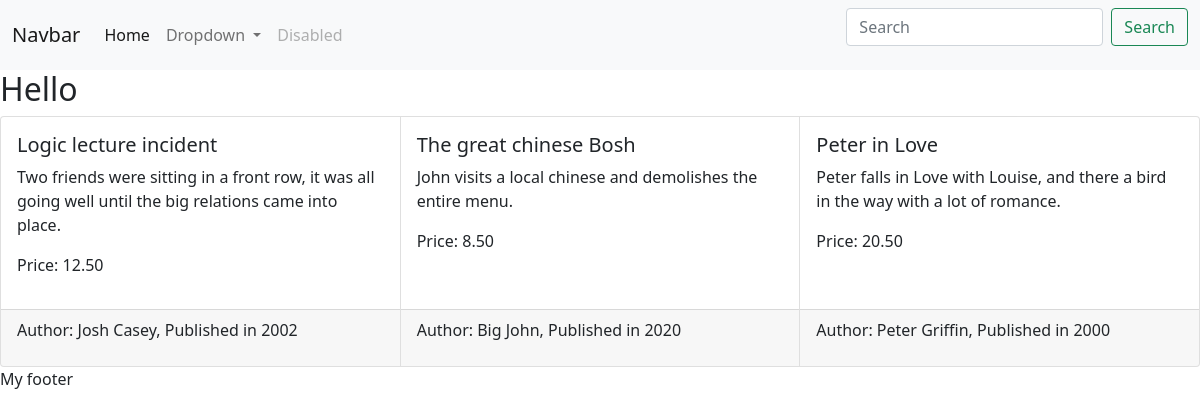
Screenshot of /books/customer_loans/1 with the database file from the repository.
### library/models.py (models this page shows)
class Borrow(models.Model):
    cust = models.ForeignKey(Customer, on_delete=models.CASCADE)
    books = models.ForeignKey(Book, on_delete=models.CASCADE)
    due_date = models.DateField()
    is_returned = models.BooleanField(default=False)

class Book(models.Model):
    id = models.AutoField(primary_key=True)
    year = models.IntegerField()
    author = models.TextField()
    price = models.DecimalField(max_digits=5, decimal_places=2)
    title = models.TextField()
    synopsis = models.TextField()
    genre = models.CharField(default = "Comedy", max_length= 15)
    amount = models.IntegerField()

### library/views.py (the view)
# urls.py: path('books/customer_loans/<int:id>', get_cust_books, name="cust_books"),
def get_cust_books(request, id):
    cust = Customer.objects.get(id=id)
    borrowings = Borrow.objects.filter(cust = cust)
    return render (request, "all_books_cust.html", {'borrowings':borrowings})

### library/templates/all_books_cust.html (shortened to what this page needs)
{% extends 'base.html' %}
{% block content %}
    <h2>Hello</h2>
    <div class="card-group">
        {% for b in borrowings %}
            <div class="card" style="width: 18rem;">
                <div class="card-body">
                  <h5 class="card-title">{{b.books.title}}</h5>
                  <p>{{b.books.synopsis}}</p>
                  <p>Price: {{b.books.price}}</p>
                </div>
                <div class="card-footer">
                    <p>Author: {{b.books.author}}, Published in {{b.books.year}}</p>
                </div>
            </div>
        {% endfor %}
      </div>
{% endblock %}

### rows the page displays
Borrow: books "Logic lecture incident", books.synopsis "Two friends were sitting in a front row, it was all going well until the big relations came into place.", books.price "12.50", books.author "Josh Casey", books.year "2002"
Borrow: books "The great chinese Bosh", books.synopsis "John visits a local chinese and demolishes the entire menu.", books.price "8.50", books.author "Big John", books.year "2020"
Borrow: books "Peter in Love", books.synopsis "Peter falls in Love with Louise, and there a bird in the way with a lot of romance.", books.price "20.50", books.author "Peter Griffin", books.year "2000"
